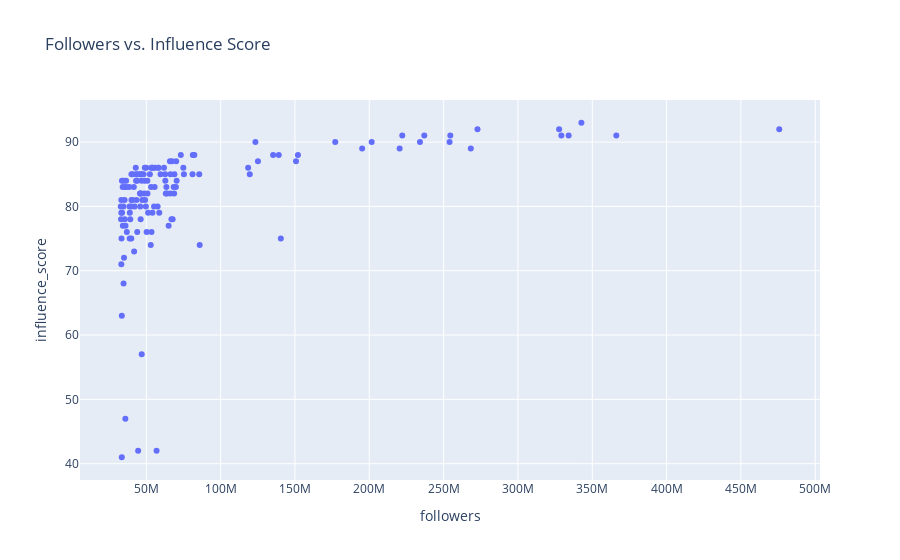

Notebook source saved alongside this figure:
### Code cell
# create a scatter plot of Followers vs. Influence Score
fig2 = px.scatter(df, x="followers", y="influence_score", title="Followers vs. Influence Score")
fig2.show()

### Figure 1 — Plotly figure (JSON) as saved in the notebook; plotly's stock layout.template omitted (floating-point values rounded to 4 significant figures; data arrays with more than 128 entries replaced by an {"elided": "..."} marker saying what was removed)
{"data": [{"hovertemplate": "followers=%{x}<br>influence_score=%{y}<extra></extra>", "legendgroup": "", "marker": {"color": "#636efa", "symbol": "circle"}, "mode": "markers", "name": "", "orientation": "v", "showlegend": false, "type": "scatter", "x": {"elided": "138 float values"}, "xaxis": "x", "y": {"elided": "138 int values"}, "yaxis": "y"}], "layout": {"legend": {"tracegroupgap": 0}, "title": {"text": "Followers vs. Influence Score"}, "xaxis": {"anchor": "y", "domain": [0, 1], "title": {"text": "followers"}}, "yaxis": {"anchor": "x", "domain": [0, 1], "title": {"text": "influence_score"}}}}
